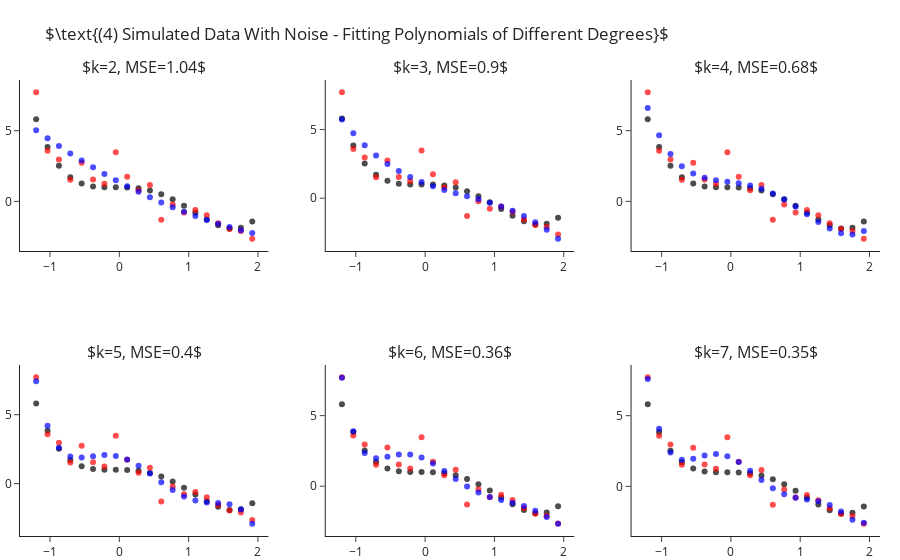

Source (notebook cell):
### Markdown cell above
## Fitting Polynomial Of Different Degrees - With Sample Noise

Still fitting for different values of $k$, let us add some standard Gaussian noise (i.e. $\mathcal{N}\left(0,1\right)$).
This time we observe two things:
- Even for the correct $k=4$ model we are not able to achieve zero MSE.
- As we increase $4<k\rightarrow 7$ we manage to decrease the error more and more.

### Code cell
y = y_ + np.random.normal(size=len(y_))

ks = range(2, 8)
fig = make_subplots(2, 3, subplot_titles=list(ks))
for i, k in enumerate(ks):
    r,c = i//3+1, i%3+1 
    
    y_hat = make_pipeline(PolynomialFeatures(k), LinearRegression(fit_intercept=False)).fit(X, y).predict(X)
    fig.add_traces([go.Scatter(x=x, y=y_, mode="markers", name="Real Points",  marker=dict(color="black", opacity=.7), showlegend=False),
                    go.Scatter(x=x, y=y, mode="markers", name="Observed Points",  marker=dict(color="red", opacity=.7), showlegend=False), 
                    go.Scatter(x=x, y=y_hat, mode="markers", name="Predicted Points",  marker=dict(color="blue", opacity=.7), showlegend=False)], rows=r, cols=c)
    fig["layout"]["annotations"][i]["text"] = rf"$k={{0}}, MSE={{1}}$".format(k, round(np.mean((y-y_hat)**2), 2))

fig.update_layout(title=r"$\text{(4) Simulated Data With Noise - Fitting Polynomials of Different Degrees}$", margin=dict(t=80)).show()

### Figure 1 — Plotly figure (JSON) as saved in the notebook; plotly's stock layout.template omitted (floating-point values rounded to 4 significant figures)
{"data": [{"marker": {"color": "black", "opacity": 0.7}, "mode": "markers", "name": "Real Points", "showlegend": false, "x": [-1.2, -1.036, -0.8718, -0.7077, -0.5436, -0.3795, -0.2154, -0.05128, 0.1128, 0.2769, 0.441, 0.6051, 0.7692, 0.9333, 1.097, 1.262, 1.426, 1.59, 1.754, 1.918], "y": [5.81, 3.838, 2.523, 1.709, 1.261, 1.058, 0.9989, 0.999, 0.9909, 0.9251, 0.769, 0.5078, 0.1439, -0.3028, -0.7951, -1.278, -1.68, -1.912, -1.866, -1.418], "type": "scatter", "xaxis": "x", "yaxis": "y"}, {"marker": {"color": "red", "opacity": 0.7}, "mode": "markers", "name": "Observed Points", "showlegend": false, "x": [-1.2, -1.036, -0.8718, -0.7077, -0.5436, -0.3795, -0.2154, -0.05128, 0.1128, 0.2769, 0.441, 0.6051, 0.7692, 0.9333, 1.097, 1.262, 1.426, 1.59, 1.754, 1.918], "y": [7.714, 3.586, 2.958, 1.528, 2.741, 1.541, 1.248, 3.468, 1.737, 0.7818, 1.156, -1.3, -0.2181, -0.7793, -0.6104, -0.9861, -1.551, -1.952, -2.097, -2.638], "type": "scatter", "xaxis": "x", "yaxis": "y"}, {"marker": {"color": "blue", "opacity": 0.7}, "mode": "markers", "name": "Predicted Points", "showlegend": false, "x": [-1.2, -1.036, -0.8718, -0.7077, -0.5436, -0.3795, -0.2154, -0.05128, 0.1128, 0.2769, 0.441, 0.6051, 0.7692, 0.9333, 1.097, 1.262, 1.426, 1.59, 1.754, 1.918], "y": [5.027, 4.462, 3.918, 3.394, 2.89, 2.406, 1.942, 1.499, 1.076, 0.6732, 0.2907, -0.07153, -0.4135, -0.7352, -1.037, -1.318, -1.579, -1.819, -2.04, -2.24], "type": "scatter", "xaxis": "x", "yaxis": "y"}, {"marker": {"color": "black", "opacity": 0.7}, "mode": "markers", "name": "Real Points", "showlegend": false, "x": [-1.2, -1.036, -0.8718, -0.7077, -0.5436, -0.3795, -0.2154, -0.05128, 0.1128, 0.2769, 0.441, 0.6051, 0.7692, 0.9333, 1.097, 1.262, 1.426, 1.59, 1.754, 1.918], "y": [5.81, 3.838, 2.523, 1.709, 1.261, 1.058, 0.9989, 0.999, 0.9909, 0.9251, 0.769, 0.5078, 0.1439, -0.3028, -0.7951, -1.278, -1.68, -1.912, -1.866, -1.418], "type": "scatter", "xaxis": "x2", "yaxis": "y2"}, {"marker": {"color": "red", "opacity": 0.7}, "mode": "markers", "name": "Observed Points", "showlegend": false, "x": [-1.2, -1.036, -0.8718, -0.7077, -0.5436, -0.3795, -0.2154, -0.05128, 0.1128, 0.2769, 0.441, 0.6051, 0.7692, 0.9333, 1.097, 1.262, 1.426, 1.59, 1.754, 1.918], "y": [7.714, 3.586, 2.958, 1.528, 2.741, 1.541, 1.248, 3.468, 1.737, 0.7818, 1.156, -1.3, -0.2181, -0.7793, -0.6104, -0.9861, -1.551, -1.952, -2.097, -2.638], "type": "scatter", "xaxis": "x2", "yaxis": "y2"}, {"marker": {"color": "blue", "opacity": 0.7}, "mode": "markers", "name": "Predicted Points", "showlegend": false, "x": [-1.2, -1.036, -0.8718, -0.7077, -0.5436, -0.3795, -0.2154, -0.05128, 0.1128, 0.2769, 0.441, 0.6051, 0.7692, 0.9333, 1.097, 1.262, 1.426, 1.59, 1.754, 1.918], "y": [5.74, 4.725, 3.855, 3.116, 2.493, 1.971, 1.536, 1.172, 0.8649, 0.6004, 0.3635, 0.1395, -0.08626, -0.3285, -0.602, -0.9214, -1.301, -1.757, -2.302, -2.952], "type": "scatter", "xaxis": "x2", "yaxis": "y2"}, {"marker": {"color": "black", "opacity": 0.7}, "mode": "markers", "name": "Real Points", "showlegend": false, "x": [-1.2, -1.036, -0.8718, -0.7077, -0.5436, -0.3795, -0.2154, -0.05128, 0.1128, 0.2769, 0.441, 0.6051, 0.7692, 0.9333, 1.097, 1.262, 1.426, 1.59, 1.754, 1.918], "y": [5.81, 3.838, 2.523, 1.709, 1.261, 1.058, 0.9989, 0.999, 0.9909, 0.9251, 0.769, 0.5078, 0.1439, -0.3028, -0.7951, -1.278, -1.68, -1.912, -1.866, -1.418], "type": "scatter", "xaxis": "x3", "yaxis": "y3"}, {"marker": {"color": "red", "opacity": 0.7}, "mode": "markers", "name": "Observed Points", "showlegend": false, "x": [-1.2, -1.036, -0.8718, -0.7077, -0.5436, -0.3795, -0.2154, -0.05128, 0.1128, 0.2769, 0.441, 0.6051, 0.7692, 0.9333, 1.097, 1.262, 1.426, 1.59, 1.754, 1.918], "y": [7.714, 3.586, 2.958, 1.528, 2.741, 1.541, 1.248, 3.468, 1.737, 0.7818, 1.156, -1.3, -0.2181, -0.7793, -0.6104, -0.9861, -1.551, -1.952, -2.097, -2.638], "type": "scatter", "xaxis": "x3", "yaxis": "y3"}, {"marker": {"color": "blue", "opacity": 0.7}, "mode": "markers", "name": "Predicted Points", "showlegend": false, "x": [-1.2, -1.036, -0.8718, -0.7077, -0.5436, -0.3795, -0.2154, -0.05128, 0.1128, 0.2769, 0.441, 0.6051, 0.7692, 0.9333, 1.097, 1.262, 1.426, 1.59, 1.754, 1.918], "y": [6.602, 4.68, 3.356, 2.493, 1.965, 1.665, 1.501, 1.395, 1.287, 1.129, 0.8921, 0.5613, 0.1376, -0.3628, -0.9077, -1.45, -1.925, -2.256, -2.348, -2.09], "type": "scatter", "xaxis": "x3", "yaxis": "y3"}, {"marker": {"color": "black", "opacity": 0.7}, "mode": "markers", "name": "Real Points", "showlegend": false, "x": [-1.2, -1.036, -0.8718, -0.7077, -0.5436, -0.3795, -0.2154, -0.05128, 0.1128, 0.2769, 0.441, 0.6051, 0.7692, 0.9333, 1.097, 1.262, 1.426, 1.59, 1.754, 1.918], "y": [5.81, 3.838, 2.523, 1.709, 1.261, 1.058, 0.9989, 0.999, 0.9909, 0.9251, 0.769, 0.5078, 0.1439, -0.3028, -0.7951, -1.278, -1.68, -1.912, -1.866, -1.418], "type": "scatter", "xaxis": "x4", "yaxis": "y4"}, {"marker": {"color": "red", "opacity": 0.7}, "mode": "markers", "name": "Observed Points", "showlegend": false, "x": [-1.2, -1.036, -0.8718, -0.7077, -0.5436, -0.3795, -0.2154, -0.05128, 0.1128, 0.2769, 0.441, 0.6051, 0.7692, 0.9333, 1.097, 1.262, 1.426, 1.59, 1.754, 1.918], "y": [7.714, 3.586, 2.958, 1.528, 2.741, 1.541, 1.248, 3.468, 1.737, 0.7818, 1.156, -1.3, -0.2181, -0.7793, -0.6104, -0.9861, -1.551, -1.952, -2.097, -2.638], "type": "scatter", "xaxis": "x4", "yaxis": "y4"}, {"marker": {"color": "blue", "opacity": 0.7}, "mode": "markers", "name": "Predicted Points", "showlegend": false, "x": [-1.2, -1.036, -0.8718, -0.7077, -0.5436, -0.3795, -0.2154, -0.05128, 0.1128, 0.2769, 0.441, 0.6051, 0.7692, 0.9333, 1.097, 1.262, 1.426, 1.59, 1.754, 1.918], "y": [7.423, 4.205, 2.593, 1.975, 1.886, 1.992, 2.073, 2.005, 1.742, 1.297, 0.7245, 0.1059, -0.4724, -0.9347, -1.234, -1.37, -1.408, -1.493, -1.873, -2.91], "type": "scatter", "xaxis": "x4", "yaxis": "y4"}, {"marker": {"color": "black", "opacity": 0.7}, "mode": "markers", "name": "Real Points", "showlegend": false, "x": [-1.2, -1.036, -0.8718, -0.7077, -0.5436, -0.3795, -0.2154, -0.05128, 0.1128, 0.2769, 0.441, 0.6051, 0.7692, 0.9333, 1.097, 1.262, 1.426, 1.59, 1.754, 1.918], "y": [5.81, 3.838, 2.523, 1.709, 1.261, 1.058, 0.9989, 0.999, 0.9909, 0.9251, 0.769, 0.5078, 0.1439, -0.3028, -0.7951, -1.278, -1.68, -1.912, -1.866, -1.418], "type": "scatter", "xaxis": "x5", "yaxis": "y5"}, {"marker": {"color": "red", "opacity": 0.7}, "mode": "markers", "name": "Observed Points", "showlegend": false, "x": [-1.2, -1.036, -0.8718, -0.7077, -0.5436, -0.3795, -0.2154, -0.05128, 0.1128, 0.2769, 0.441, 0.6051, 0.7692, 0.9333, 1.097, 1.262, 1.426, 1.59, 1.754, 1.918], "y": [7.714, 3.586, 2.958, 1.528, 2.741, 1.541, 1.248, 3.468, 1.737, 0.7818, 1.156, -1.3, -0.2181, -0.7793, -0.6104, -0.9861, -1.551, -1.952, -2.097, -2.638], "type": "scatter", "xaxis": "x5", "yaxis": "y5"}, {"marker": {"color": "blue", "opacity": 0.7}, "mode": "markers", "name": "Predicted Points", "showlegend": false, "x": [-1.2, -1.036, -0.8718, -0.7077, -0.5436, -0.3795, -0.2154, -0.05128, 0.1128, 0.2769, 0.441, 0.6051, 0.7692, 0.9333, 1.097, 1.262, 1.426, 1.59, 1.754, 1.918], "y": [7.675, 3.898, 2.349, 1.976, 2.081, 2.244, 2.25, 2.031, 1.613, 1.073, 0.5005, -0.0231, -0.447, -0.7581, -0.982, -1.175, -1.407, -1.737, -2.179, -2.657], "type": "scatter", "xaxis": "x5", "yaxis": "y5"}, {"marker": {"color": "black", "opacity": 0.7}, "mode": "markers", "name": "Real Points", "showlegend": false, "x": [-1.2, -1.036, -0.8718, -0.7077, -0.5436, -0.3795, -0.2154, -0.05128, 0.1128, 0.2769, 0.441, 0.6051, 0.7692, 0.9333, 1.097, 1.262, 1.426, 1.59, 1.754, 1.918], "y": [5.81, 3.838, 2.523, 1.709, 1.261, 1.058, 0.9989, 0.999, 0.9909, 0.9251, 0.769, 0.5078, 0.1439, -0.3028, -0.7951, -1.278, -1.68, -1.912, -1.866, -1.418], "type": "scatter", "xaxis": "x6", "yaxis": "y6"}, {"marker": {"color": "red", "opacity": 0.7}, "mode": "markers", "name": "Observed Points", "showlegend": false, "x": [-1.2, -1.036, -0.8718, -0.7077, -0.5436, -0.3795, -0.2154, -0.05128, 0.1128, 0.2769, 0.441, 0.6051, 0.7692, 0.9333, 1.097, 1.262, 1.426, 1.59, 1.754, 1.918], "y": [7.714, 3.586, 2.958, 1.528, 2.741, 1.541, 1.248, 3.468, 1.737, 0.7818, 1.156, -1.3, -0.2181, -0.7793, -0.6104, -0.9861, -1.551, -1.952, -2.097, -2.638], "type": "scatter", "xaxis": "x6", "yaxis": "y6"}, {"marker": {"color": "blue", "opacity": 0.7}, "mode": "markers", "name": "Predicted Points", "showlegend": false, "x": [-1.2, -1.036, -0.8718, -0.7077, -0.5436, -0.3795, -0.2154, -0.05128, 0.1128, 0.2769, 0.441, 0.6051, 0.7692, 0.9333, 1.097, 1.262, 1.426, 1.59, 1.754, 1.918], "y": [7.587, 4.071, 2.391, 1.88, 1.959, 2.191, 2.294, 2.138, 1.717, 1.115, 0.4582, -0.1269, -0.5536, -0.8021, -0.9289, -1.053, -1.311, -1.779, -2.351, -2.569], "type": "scatter", "xaxis": "x6", "yaxis": "y6"}], "layout": {"xaxis": {"anchor": "y", "domain": [0.0, 0.2889]}, "yaxis": {"anchor": "x", "domain": [0.625, 1.0]}, "xaxis2": {"anchor": "y2", "domain": [0.3556, 0.6444]}, "yaxis2": {"anchor": "x2", "domain": [0.625, 1.0]}, "xaxis3": {"anchor": "y3", "domain": [0.7111, 1.0]}, "yaxis3": {"anchor": "x3", "domain": [0.625, 1.0]}, "xaxis4": {"anchor": "y4", "domain": [0.0, 0.2889]}, "yaxis4": {"anchor": "x4", "domain": [0.0, 0.375]}, "xaxis5": {"anchor": "y5", "domain": [0.3556, 0.6444]}, "yaxis5": {"anchor": "x5", "domain": [0.0, 0.375]}, "xaxis6": {"anchor": "y6", "domain": [0.7111, 1.0]}, "yaxis6": {"anchor": "x6", "domain": [0.0, 0.375]}, "annotations": [{"font": {"size": 16}, "showarrow": false, "text": "$k=2, MSE=1.04$", "x": 0.1444, "xanchor": "center", "xref": "paper", "y": 1.0, "yanchor": "bottom", "yref": "paper"}, {"font": {"size": 16}, "showarrow": false, "text": "$k=3, MSE=0.9$", "x": 0.5, "xanchor": "center", "xref": "paper", "y": 1.0, "yanchor": "bottom", "yref": "paper"}, {"font": {"size": 16}, "showarrow": false, "text": "$k=4, MSE=0.68$", "x": 0.8556, "xanchor": "center", "xref": "paper", "y": 1.0, "yanchor": "bottom", "yref": "paper"}, {"font": {"size": 16}, "showarrow": false, "text": "$k=5, MSE=0.4$", "x": 0.1444, "xanchor": "center", "xref": "paper", "y": 0.375, "yanchor": "bottom", "yref": "paper"}, {"font": {"size": 16}, "showarrow": false, "text": "$k=6, MSE=0.36$", "x": 0.5, "xanchor": "center", "xref": "paper", "y": 0.375, "yanchor": "bottom", "yref": "paper"}, {"font": {"size": 16}, "showarrow": false, "text": "$k=7, MSE=0.35$", "x": 0.8556, "xanchor": "center", "xref": "paper", "y": 0.375, "yanchor": "bottom", "yref": "paper"}], "margin": {"t": 80}, "title": {"text": "$\\text{(4) Simulated Data With Noise - Fitting Polynomials of Different Degrees}$"}}}
